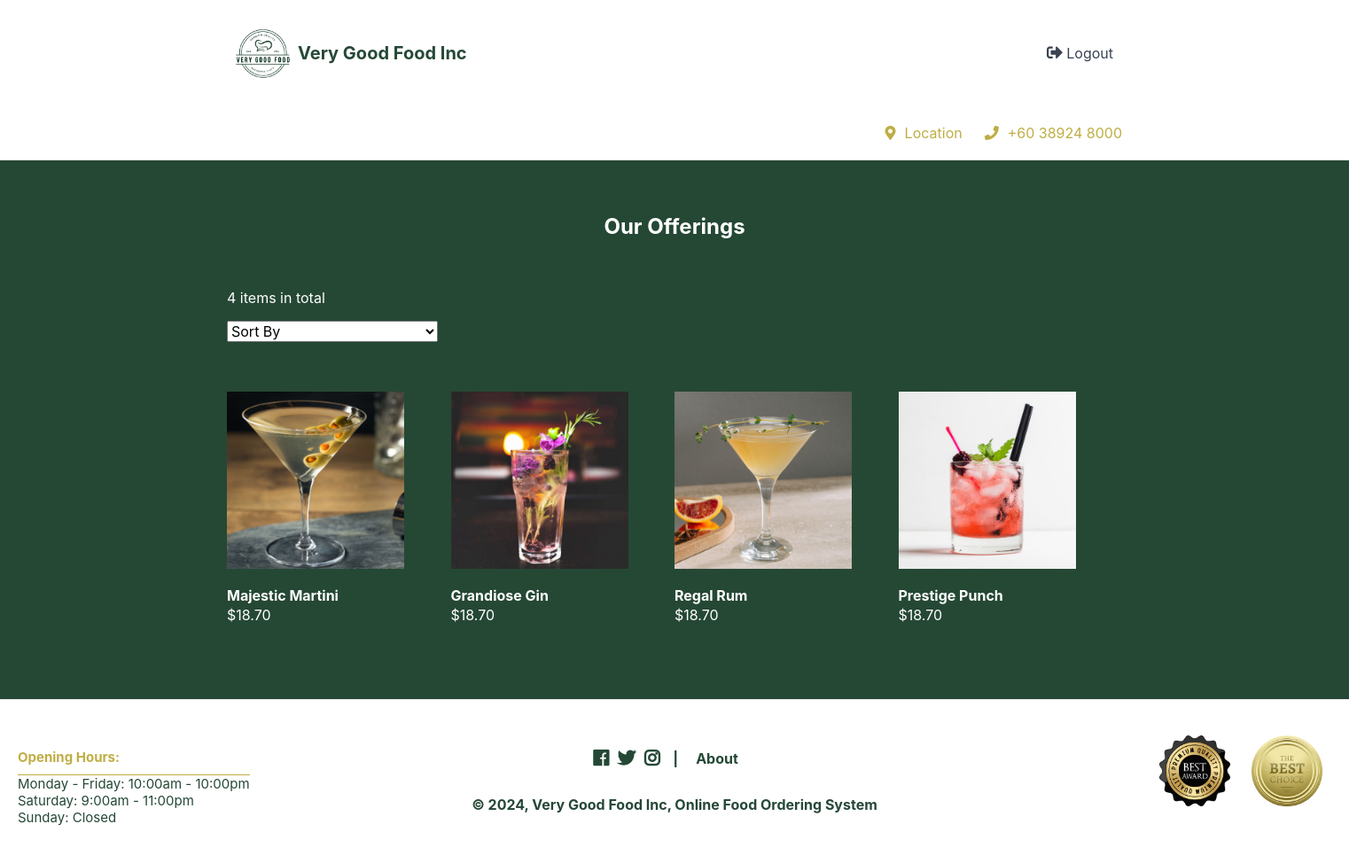
The page /index.php?page=products&cid=4 (signed in) on the database its author committed.
### tables this page shows
CREATE TABLE `dishes` (
  `id` int(11) NOT NULL,
  `name` varchar(200) NOT NULL,
  `description` text NOT NULL,
  `price` decimal(7,2) NOT NULL,
  `quantity` int(11) NOT NULL,
  `img` text NOT NULL,
  `category_id` int(11) NOT NULL
);

### products.php (the view, shortened to what this page needs)
<?php
$num_products_on_each_page = 16;
$current_page = isset($_GET['p']) && is_numeric($_GET['p']) ? (int)$_GET['p'] : 1;
$selected_sort = isset($_GET['sort']) ? $_GET['sort'] : false;
if (isset($_GET['cid'])) {
    if ($selected_sort && ($_GET['sort'] == 'price_asc')) {
        $stmt = $pdo->prepare('SELECT * FROM dishes WHERE category_id = :id ORDER BY price ASC LIMIT :current_page, :record_per_page');
    }
    else {
        $stmt = $pdo->prepare('SELECT * FROM dishes WHERE category_id = :id ORDER BY price DESC LIMIT :current_page, :record_per_page');
    }
    $stmt->bindValue(':id', $_GET['cid'], PDO::PARAM_INT);
    $stmt->bindValue(':current_page', ($current_page - 1) * $num_products_on_each_page, PDO::PARAM_INT);
    $stmt->bindValue(':record_per_page', $num_products_on_each_page, PDO::PARAM_INT);
    $stmt->execute();
    $dishes = $stmt->fetchAll(PDO::FETCH_ASSOC);
}
$total_products = count($dishes);
?>
<?=template_header('Dishes')?>
<div class="products content-wrapper">
    <h1 style="color: white; font-weight:bold;">Our Offerings</h1>
    <p style="color:white;"><?=$total_products?> items in total</p>
    <form method="get" action="index.php?page=products">
        <select name="sort" onchange="this.form.submit()">
            <option value="">Sort By</option>
        </select>
    </form>
    <div class="products-wrapper">
        <?php foreach ($dishes as $dish): ?>
        <a href="index.php?page=product&id=<?=$dish['id']?>" class="product">
            <img src="imgs/<?=$dish['img']?>" width="200" height="200" alt="<?=$dish['name']?>">
            <span class="name"><?=$dish['name']?></span>
            <span class="price">
                &dollar;<?=$dish['price']?>
            </span>
        </a>
        <?php endforeach; ?>
    </div>
    <div class="buttons">
    </div>
</div>
<?=template_footer()?>

### style.css (style rules this page uses)
* { box-sizing: border-box; font-family: -apple-system, BlinkMacSystemFont, "segoe ui", roboto, oxygen, ubuntu, cantarell, "fira sans", "droid sans", "helvetica neue", Arial, sans-serif; font-size: 16px; -webkit-font-smoothing: antialiased; -moz-osx-font-smoothing: grayscale; }
html { height: 100%; }
body { position: relative; min-height: 100%; color: #555555; background-color: #062e19df; margin: 0; padding-bottom: 150px; }
h1, h2, h3, h4, h5 { color: #394352; }
.content-wrapper { width: 1050px; margin: 0 auto; }
main .recentlyadded .products, main .products .products-wrapper { display: flex; flex-wrap: wrap; align-items: center; justify-content: space-between; padding: 40px 0 0 0; }
main .recentlyadded .products .product, main .products .products-wrapper .product { display: block; overflow: hidden; text-decoration: none; width: 25%; padding-bottom: 60px; }
main .recentlyadded .products .product img, main .products .products-wrapper .product img { transform: scale(1); transition: transform 1s; }
main .recentlyadded .products .product .name, main .products .products-wrapper .product .name { display: block; color: #ffffff; font-weight: bold; padding: 20px 0 2px 0; }
main .recentlyadded .products .product .price, main .products .products-wrapper .product .price { display: block; color: #ffffff; }
main > .products h1 { display: block; font-weight: normal; margin: 0; padding: 40px 0; font-size: 24px; text-align: center; width: 100%; }
main > .products .buttons { text-align: right; padding-bottom: 40px; }
.content-wrapper { margin: 0 auto; padding: 20px; justify-content: center; align-items: center; }

### rows shown on the page
dishes: img (picture), name "Majestic Martini", price "18.70"
dishes: img (picture), name "Grandiose Gin", price "18.70"
dishes: img (picture), name "Regal Rum", price "18.70"
dishes: img (picture), name "Prestige Punch", price "18.70"

### other values the page prints
$total_products "4"
